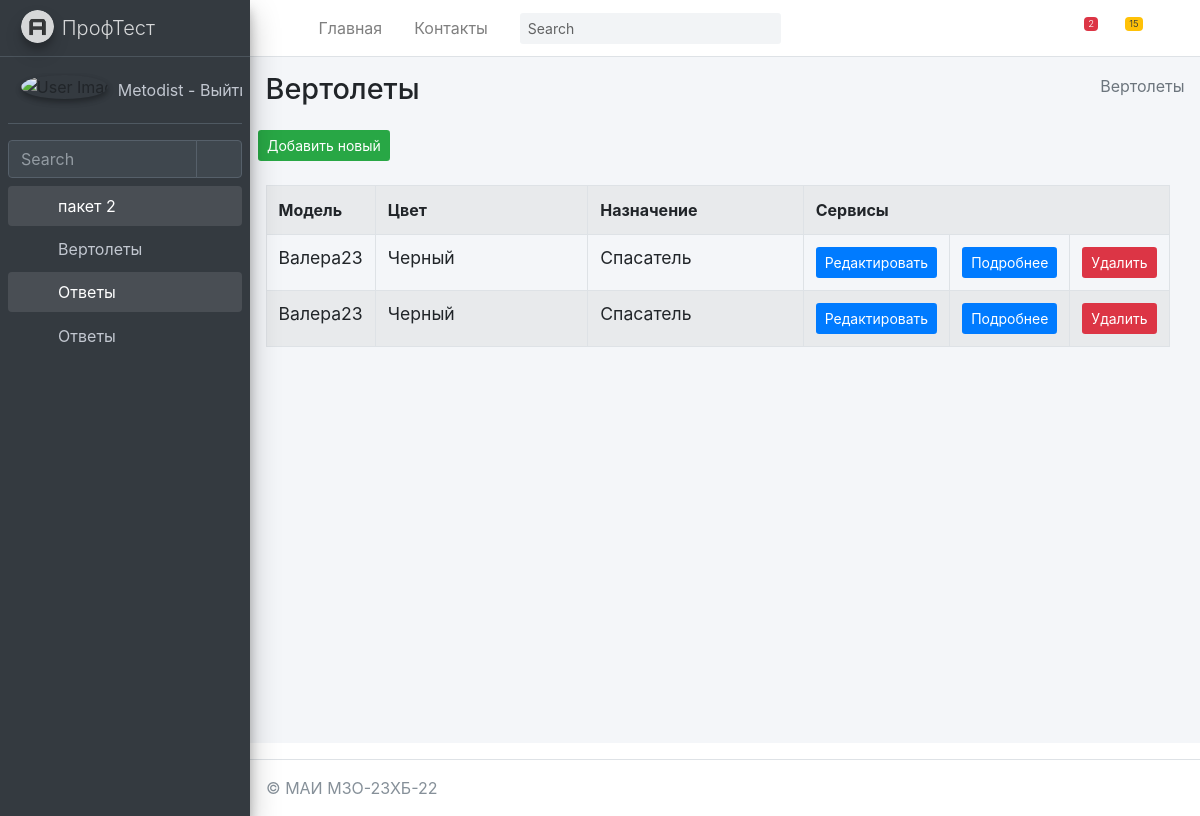
The page /helicopter/myhelicopter/ (signed in) on the database its author committed.
### mysite/helicopter/models.py (models this page shows, shortened)
class Forlog(models.Model):
    created_at = models.DateTimeField(auto_now_add=True,  verbose_name='Создано')
    updated_at = models.DateTimeField(auto_now=True, verbose_name='Обновлено')
    edesc = models.TextField(blank=True, null=True, verbose_name='Комментарий')
    erem = models.BooleanField(default=False, verbose_name='Удалить?')
    class Meta:
        abstract = True

class MyHelicopter(Forlog):
    name = models.CharField(max_length=255, blank=False, null= False, default="Валера23", verbose_name="Модель")
    color = models.CharField(max_length=255, blank=False, null = False, default="Черный", verbose_name="Цвет")
    nazn = models.CharField(max_length=255, blank=False, null = False, default="Спасатель", verbose_name="Назначение")
    class Meta:
        verbose_name = 'Вертолет'
        verbose_name_plural = 'Вертолеты'
        ordering = ['id']

### mysite/helicopter/views.py (the view)
# urls.py: path('myhelicopter/', MyHelicopterView.as_view(), name='MyHelicopter'),
@method_decorator(login_required(login_url='/login/'), name='dispatch')
class MyHelicopterView(ListView):
	model = MyHelicopter
	context_object_name = 'myhelicopter_list'
	success_url = reverse_lazy('helicopter: MyHelicopter')
	paginate_by = item_for_page
	def get_context_data(self, *, object_list=None, **kwargs):
		context = super(MyHelicopterView,self).get_context_data(**kwargs)
		context['sometry'] = self.model._meta.verbose_name_plural
		context['col1name'] = self.model._meta.get_field("name").verbose_name
		context['col2name'] = self.model._meta.get_field("color").verbose_name
		context['col3name'] = self.model._meta.get_field("nazn").verbose_name
		context['collastname'] = 'Сервисы'
		return context

### mysite/helicopter/templates/helicopter/myhelicopter_list.html (shortened to what this page needs)
{% extends "helicopter/base.html" %}
{% block content %}
{% load helicopter_tags %}
<div class="content-wrapper">
    {% block sidebar %}
    {% include 'helicopter/includes/_breadcrumb.html' %}
    {% endblock %}
    <section class="content">
        <button class="btn bg-success btn-sm">
            <a href="{% url 'helicopter:MyHelicopterCreate' %}" class=''>
                Добавить новый
            </a>
        </button>
        <br><br>
        <div class="container-fluid row">
            <div class="col-md-12">
                <table class="table table-striped table-bordered ">
                    <tr>
                        <th class="w-10">{{ col1name }}</th>
                        <th class="w-25">{{ col2name }}</th>
                        <th class="w-25">{{ col3name }}</th>
                        <th colspan="3">Сервисы</th>
                    </tr>
                    {% for item in myhelicopter_list %}
                    <tr>
                        <td>
                            <h5 class="card-title">
                                {{ item.name }}
                            </h5>
                        </td>
                        <td>
                            <h5 class="card-title">
                                {{ item.color }}
                            </h5>
                        </td>
                        <td>
                            <h5 class="card-title">
                                {{ item.nazn }}
                            </h5>
                        </td>
                        <td>
                            <button class="btn bg-primary  btn-sm">
                                <a href="{% url 'helicopter:MyHelicopterUpdate' item.pk %}">Редактировать</a>
                            </button>
                        </td>
                        <td>
                            <button class="btn bg-primary  btn-sm">
                                <a href="{% url 'helicopter:MyHelicopterDetail' item.pk %}">Подробнее</a>
                            </button>
                        </td>
                        <td>
                            <button class="btn bg-danger  btn-sm" >
                                <a href="{% url 'helicopter:MyHelicopterDelete' item.pk %}">Удалить</a>
                            </button>
                        </td>
                    </tr>
                    {% endfor %}
                </table>
            </div>
        </div>
    </section>
</div>
{% endblock %}

### mysite/templates/includes/full_sidebar.html
<aside class="main-sidebar sidebar-dark-primary elevation-4">
    <a href="/" class="brand-link">
        <img src="{{ ASSETS_ROOT }}/img/AdminLTELogo.png" alt="AdminLTE Logo" class="brand-image img-circle elevation-3"
             style="opacity: .8">
        <span class="brand-text font-weight-light">ПрофТест</span>
    </a>
    <div class="sidebar">
        <div class="user-panel mt-3 pb-3 mb-3 d-flex">
            <div class="image">
                <img src="{{ ASSETS_ROOT }}/img/user2-160x160.jpg" class="img-circle elevation-2" alt="User Image">
            </div>
            <div class="info">
                <a href="{% url 'logout' %}" class="d-block">
                    {{ request.user.username }} - Выйти2
                </a>
            </div>
        </div>
        <div class="form-inline">
            <div class="input-group" data-widget="sidebar-search">
                <input class="form-control form-control-sidebar" type="search" placeholder="Search" aria-label="Search">
                <div class="input-group-append">
                    <button class="btn btn-sidebar">
                        <i class="fas fa-search fa-fw"></i>
                    </button>
                </div>
            </div>
        </div>
        <nav class="mt-2">
            <ul class="nav nav-pills nav-sidebar flex-column" data-widget="treeview" role="menu" data-accordion="false">
                {% for item1 in SIDEBAR %}
                    <li class="nav-item {% if 'children' in item1 %} has-treeview menu-is-opening menu-open {% endif %}">
                    <a href="{% if 'children' in item1 %}#{% else %}{{ item1.url }}{% endif %}" class="nav-link">
                        <i class="nav-icon fas fa-circle {{ item1.color }}"></i>
                        <p>
                            {{ item1.name }}
                            {% if 'children' in item1 %}<i class="right fas fa-angle-left"></i>{% endif %}
                        </p>
                    </a>
                    <ul class="nav nav-treeview">
                    {% if 'children' in item1 %}
                        {% for item2 in item1.children %}
                            <li class="nav-item">
                                <a href="{{ item2.url }}" class="nav-link">
                                    <i class="far fa-circle nav-icon"></i>
                                    <p>{{ item2.name }}</p>
                                </a>
                            </li>
                        {% endfor %}
                    {% endif %}
                    </ul>
                    </li>
                {% endfor %}
            </ul>
        </nav>
    </div>
</aside>

### rows shown on the page
MyHelicopter: name "Валера23", color "Черный", nazn "Спасатель"
MyHelicopter: name "Валера23", color "Черный", nazn "Спасатель"

### other values the page prints
{{ request.user.username }} "Metodist"
{{ item1.name }} "пакет 2" "Ответы"
{{ item2.name }} "Вертолеты" "Ответы"
{{ sometry }} "Вертолеты"
{{ col1name }} "Модель"
{{ col2name }} "Цвет"
{{ col3name }} "Назначение"
